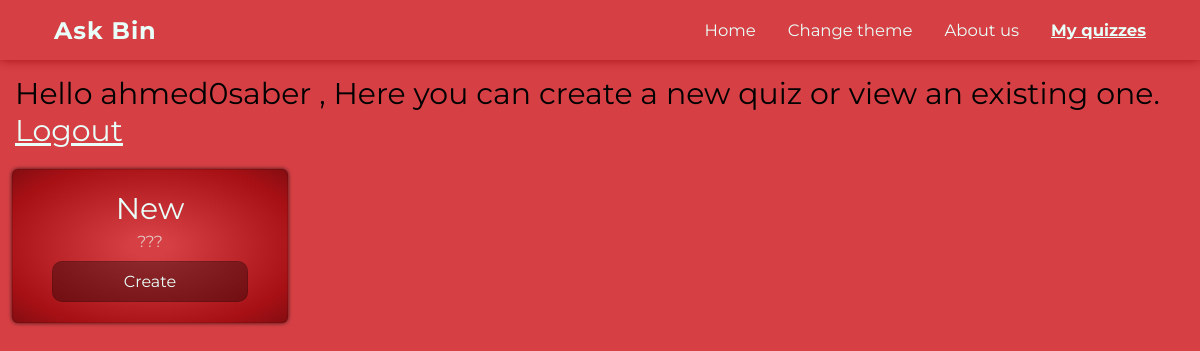
Page /myQuizzes.php (signed in) on the earlier database version.
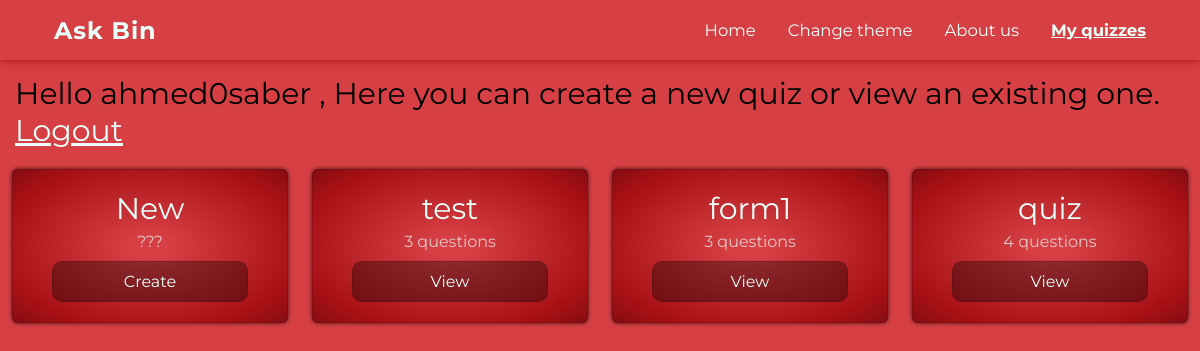
Same page on the later database version.
### tables this page shows
CREATE TABLE `forms` (
  `id` smallint(11) NOT NULL,
  `owner` varchar(255) NOT NULL,
  `formname` varchar(255) NOT NULL,
  `numberofquestions` smallint(11) NOT NULL,
  `questions` varchar(2550) NOT NULL
);

### myQuizzes.php (the view, shortened to what this page needs)
<!DOCTYPE html>
<html lang="en">
<head>
    <link rel="stylesheet" href="https://cdnjs.cloudflare.com/ajax/libs/font-awesome/5.15.1/css/all.min.css">
    <link rel="stylesheet" href="style.css">
</head>
<body>
    <header>
        <h1>Ask Bin</h1>
        <section class="menu">
            <ul class="menu-list">
                <li><a href="home.php">Home</a></li>
                <li onclick="theme()">Change theme</li>
                <li><a href="about.php">About us</a></li>
                <li class="active"><a href="login.php">My quizzes</a></li>
            </ul>
        </section>
    </header>
    <?php echo "<p class='myH'>Hello " . $_SESSION['username'] . " , Here you can create a new quiz or view an existing one. <span><a href='logout.php'>Logout</a></span></p>"; ?>
    <section class="quizCon">
        <section class="quiz" onclick="window.open('createQuiz.php','_self')">
            <p class="quizL">New</p>
            <p class="quizR">???</p>
            <a href="createQuiz.php" class="link">Create</a>
        </section>
        <?php
        $servername = "mysql:host=localhost;dbname=ask-bin";
        $username = "root";
        $password = "";
        $conn = new PDO($servername,$username,$password);
        $conn->setAttribute(PDO::ATTR_ERRMODE, PDO::ERRMODE_EXCEPTION);
        $owner = $_SESSION['username'];
        $sql = "SELECT * FROM forms WHERE owner='$owner'";
        $result = $conn->query($sql);
        if($result->rowCount() > 0){
            while($row = $result->fetch()){
                echo '<section class="quiz" onclick="window.open('."'viewQuiz.php?name=$row[formname]'".','."'_self'".')">';
                echo '<p class="quizL">'.$row['formname'].'</p>';
                echo '<p class="quizR">'.$row['numberofquestions'].' questions</p>';
                echo '<a href='."'viewQuiz.php?name=$row[formname]'".' class="link">View</a>';
                echo '</section>';
            }
        }
        ?>
    </section>
    <br>
</body>
</html>

### style.css (style rules this page uses)
:root { --pri: #E9FFF9; --sec: #a61015; --sec2: #D64045; }
* { margin: 0; padding: 0; box-sizing: border-box; font-family: 'Montserrat', sans-serif; }
body { min-height: 100vh; width: 100%; background-color: var(--sec2); display: flex; flex-direction: column; padding-top: 50px; }
header { color: var(--pri); box-shadow: 0px 0px 10px var(--sec); background-color: var(--sec2); position: fixed; top: 0; height: 60px; width: 100%; display: flex; justify-content: space-between; align-items: center; padding: 0 54px; font-size: 15px; }
header h1 { font-size: 1.6em; letter-spacing: 1px; cursor: pointer; transition-duration: 0.2s; }
.menu { display: flex; }
.menu-list { list-style: none; display: flex; }
.menu-list li { display: inline-block; margin-left: 32px; font-size: 1.1em; cursor: pointer; transition: color 0.3s; }
.menu-list li.active, .menu-list li:hover { color: var(--pri); font-weight: bold; text-decoration: underline; }
a { color: var(--pri); text-decoration: none; }
::placeholder { font-size:20px; color: #0005; }
.quiz { width: 23%; transition-duration: 0.4s; pointer-events: none; text-align: center; margin:20px 1% 0 1%; float: left; background-color: var(--sec); padding: 15px; border: 1px solid #0002; box-shadow: 0px 0px 4px #000b; border-radius: 6px; position: relative; z-index: 0; background-image: radial-gradient(var(--sec2) 0%,var(--sec2) 10%,var(--sec) 80%,#0003 100%); }
.quizL { font-size:30px; color: var(--pri); }
.quizR { color: var(--pri); opacity: 0.7; }
.quiz .link { display: inline-block; pointer-events: auto; background-color: #0005; padding: 10px; width: 80%; border: 1px solid #0002; border-radius:10px; }
.quiz * { margin: 5px; }
.myH { margin: 25px 15px 0px 15px; font-size: 30px; }
.myH a { text-decoration: underline; }

### myQuizzes.php (style rules this page uses)
header { z-index: 2; }

Differences in the rows shown:
added forms: formname "test", numberofquestions "3"
added forms: formname "form1", numberofquestions "3"
added forms: formname "quiz", numberofquestions "4"
